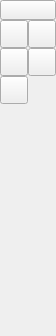
<?xml version="1.0" encoding="UTF-8"?>
<ui version="4.0">
 <class>QG_CadToolBarCircles</class>
 <widget class="QWidget" name="QG_CadToolBarCircles">
  <property name="geometry">
   <rect>
    <x>0</x>
    <y>0</y>
    <width>56</width>
    <height>336</height>
   </rect>
  </property>
  <property name="sizePolicy">
   <sizepolicy hsizetype="Fixed" vsizetype="Minimum">
    <horstretch>0</horstretch>
    <verstretch>0</verstretch>
   </sizepolicy>
  </property>
  <property name="minimumSize">
   <size>
    <width>56</width>
    <height>336</height>
   </size>
  </property>
  <property name="windowTitle">
   <string>Circles</string>
  </property>
  <widget class="QToolButton" name="bCircle2P">
   <property name="geometry">
    <rect>
     <x>0</x>
     <y>48</y>
     <width>28</width>
     <height>28</height>
    </rect>
   </property>
   <property name="toolTip">
    <string>Circle with two opposite points</string>
   </property>
   <property name="text">
    <string/>
   </property>
   <property name="icon">
    <iconset resource="../../../res/extui/extui.qrc">
     <normaloff>:/extui/circles2p.png</normaloff>:/extui/circles2p.png</iconset>
   </property>
      <property name="checkable">
    <bool>true</bool>
   </property>
   <property name="autoExclusive">
    <bool>true</bool>
   </property>
  </widget>
  <widget class="QToolButton" name="bCircleCR">
   <property name="geometry">
    <rect>
     <x>28</x>
     <y>20</y>
     <width>28</width>
     <height>28</height>
    </rect>
   </property>
   <property name="toolTip">
    <string>Circle with center and radius</string>
   </property>
   <property name="text">
    <string/>
   </property>
   <property name="icon">
    <iconset resource="../../../res/extui/extui.qrc">
     <normaloff>:/extui/circlescr.png</normaloff>:/extui/circlescr.png</iconset>
   </property>
      <property name="checkable">
    <bool>true</bool>
   </property>
   <property name="autoExclusive">
    <bool>true</bool>
   </property>
  </widget>
  <widget class="QToolButton" name="bCircle">
   <property name="geometry">
    <rect>
     <x>0</x>
     <y>20</y>
     <width>28</width>
     <height>28</height>
    </rect>
   </property>
   <property name="toolTip">
    <string>Circle with center and point</string>
   </property>
   <property name="text">
    <string/>
   </property>
   <property name="icon">
    <iconset resource="../../../res/extui/extui.qrc">
     <normaloff>:/extui/circles.png</normaloff>:/extui/circles.png</iconset>
   </property>
      <property name="checkable">
    <bool>true</bool>
   </property>
   <property name="autoExclusive">
    <bool>true</bool>
   </property>
  </widget>
  <widget class="QToolButton" name="bCircle3P">
   <property name="geometry">
    <rect>
     <x>28</x>
     <y>48</y>
     <width>28</width>
     <height>28</height>
    </rect>
   </property>
   <property name="toolTip">
    <string>Circle with three points</string>
   </property>
   <property name="text">
    <string/>
   </property>
   <property name="icon">
    <iconset resource="../../../res/extui/extui.qrc">
     <normaloff>:/extui/circles3p.png</normaloff>:/extui/circles3p.png</iconset>
   </property>
      <property name="checkable">
    <bool>true</bool>
   </property>
   <property name="autoExclusive">
    <bool>true</bool>
   </property>
  </widget>
  <widget class="QToolButton" name="bBack">
   <property name="geometry">
    <rect>
     <x>0</x>
     <y>0</y>
     <width>56</width>
     <height>20</height>
    </rect>
   </property>
   <property name="toolTip">
    <string>Back to main menu</string>
   </property>
   <property name="text">
    <string/>
   </property>
   <property name="icon">
    <iconset resource="../../../res/extui/extui.qrc">
     <normaloff>:/extui/back.png</normaloff>:/extui/back.png</iconset>
   </property>
  </widget>
  <widget class="QToolButton" name="bCircleParallel">
   <property name="geometry">
    <rect>
     <x>0</x>
     <y>76</y>
     <width>28</width>
     <height>28</height>
    </rect>
   </property>
   <property name="toolTip">
    <string>Concentric</string>
   </property>
   <property name="text">
    <string/>
   </property>
   <property name="icon">
    <iconset resource="../../../res/extui/extui.qrc">
     <normaloff>:/extui/circlespara.png</normaloff>:/extui/circlespara.png</iconset>
   </property>
      <property name="checkable">
    <bool>true</bool>
   </property>
   <property name="autoExclusive">
    <bool>true</bool>
   </property>
  </widget>
 </widget>
 <layoutdefault spacing="6" margin="11"/>
 <tabstops>
  <tabstop>bBack</tabstop>
  <tabstop>bCircle</tabstop>
  <tabstop>bCircleCR</tabstop>
  <tabstop>bCircle2P</tabstop>
  <tabstop>bCircle3P</tabstop>
  <tabstop>bCircleParallel</tabstop>
 </tabstops>
 <resources>
  <include location="../../../res/extui/extui.qrc"/>
 </resources>
 <connections>
  <connection>
   <sender>bCircle</sender>
   <signal>clicked()</signal>
   <receiver>QG_CadToolBarCircles</receiver>
   <slot>drawCircle()</slot>
   <hints>
    <hint type="sourcelabel">
     <x>20</x>
     <y>20</y>
    </hint>
    <hint type="destinationlabel">
     <x>20</x>
     <y>20</y>
    </hint>
   </hints>
  </connection>
  <connection>
   <sender>bCircleCR</sender>
   <signal>clicked()</signal>
   <receiver>QG_CadToolBarCircles</receiver>
   <slot>drawCircleCR()</slot>
   <hints>
    <hint type="sourcelabel">
     <x>20</x>
     <y>20</y>
    </hint>
    <hint type="destinationlabel">
     <x>20</x>
     <y>20</y>
    </hint>
   </hints>
  </connection>
  <connection>
   <sender>bCircle2P</sender>
   <signal>clicked()</signal>
   <receiver>QG_CadToolBarCircles</receiver>
   <slot>drawCircle2P()</slot>
   <hints>
    <hint type="sourcelabel">
     <x>20</x>
     <y>20</y>
    </hint>
    <hint type="destinationlabel">
     <x>20</x>
     <y>20</y>
    </hint>
   </hints>
  </connection>
  <connection>
   <sender>bCircle3P</sender>
   <signal>clicked()</signal>
   <receiver>QG_CadToolBarCircles</receiver>
   <slot>drawCircle3P()</slot>
   <hints>
    <hint type="sourcelabel">
     <x>20</x>
     <y>20</y>
    </hint>
    <hint type="destinationlabel">
     <x>20</x>
     <y>20</y>
    </hint>
   </hints>
  </connection>
  <connection>
   <sender>bCircleParallel</sender>
   <signal>clicked()</signal>
   <receiver>QG_CadToolBarCircles</receiver>
   <slot>drawCircleParallel()</slot>
   <hints>
    <hint type="sourcelabel">
     <x>20</x>
     <y>20</y>
    </hint>
    <hint type="destinationlabel">
     <x>20</x>
     <y>20</y>
    </hint>
   </hints>
  </connection>
  <connection>
   <sender>bBack</sender>
   <signal>clicked()</signal>
   <receiver>QG_CadToolBarCircles</receiver>
   <slot>back()</slot>
   <hints>
    <hint type="sourcelabel">
     <x>20</x>
     <y>20</y>
    </hint>
    <hint type="destinationlabel">
     <x>20</x>
     <y>20</y>
    </hint>
   </hints>
  </connection>
 </connections>
</ui>
